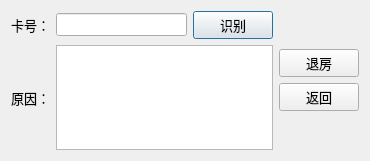
<?xml version="1.0" encoding="UTF-8"?>
<ui version="4.0">
 <class>WriteOffPerson</class>
 <widget class="QDialog" name="WriteOffPerson">
  <property name="geometry">
   <rect>
    <x>0</x>
    <y>0</y>
    <width>370</width>
    <height>161</height>
   </rect>
  </property>
  <property name="windowTitle">
   <string>Dialog</string>
  </property>
  <layout class="QHBoxLayout" name="horizontalLayout_3">
   <item>
    <layout class="QVBoxLayout" name="verticalLayout_2">
     <item>
      <layout class="QHBoxLayout" name="horizontalLayout">
       <item>
        <widget class="QLabel" name="label">
         <property name="font">
          <font>
           <family>Times New Roman</family>
           <pointsize>10</pointsize>
          </font>
         </property>
         <property name="text">
          <string>卡号：</string>
         </property>
        </widget>
       </item>
       <item>
        <widget class="QLineEdit" name="lineEdit_CardId">
         <property name="font">
          <font>
           <family>Times New Roman</family>
           <pointsize>10</pointsize>
          </font>
         </property>
        </widget>
       </item>
       <item>
        <widget class="QPushButton" name="btn_Inventory">
         <property name="font">
          <font>
           <family>Times New Roman</family>
           <pointsize>10</pointsize>
          </font>
         </property>
         <property name="text">
          <string>识别</string>
         </property>
        </widget>
       </item>
      </layout>
     </item>
     <item>
      <layout class="QHBoxLayout" name="horizontalLayout_2">
       <item>
        <widget class="QLabel" name="label_2">
         <property name="font">
          <font>
           <family>Times New Roman</family>
           <pointsize>10</pointsize>
          </font>
         </property>
         <property name="text">
          <string>原因：</string>
         </property>
        </widget>
       </item>
       <item>
        <widget class="QTextEdit" name="textEdit_Mark">
         <property name="font">
          <font>
           <family>Times New Roman</family>
           <pointsize>10</pointsize>
          </font>
         </property>
        </widget>
       </item>
      </layout>
     </item>
    </layout>
   </item>
   <item>
    <layout class="QVBoxLayout" name="verticalLayout">
     <item>
      <spacer name="verticalSpacer">
       <property name="orientation">
        <enum>Qt::Vertical</enum>
       </property>
       <property name="sizeHint" stdset="0">
        <size>
         <width>20</width>
         <height>40</height>
        </size>
       </property>
      </spacer>
     </item>
     <item>
      <widget class="QPushButton" name="btn_LogOff">
       <property name="font">
        <font>
         <family>Times New Roman</family>
         <pointsize>10</pointsize>
        </font>
       </property>
       <property name="text">
        <string>退房</string>
       </property>
      </widget>
     </item>
     <item>
      <widget class="QPushButton" name="btn_Return">
       <property name="font">
        <font>
         <family>Times New Roman</family>
         <pointsize>10</pointsize>
        </font>
       </property>
       <property name="text">
        <string>返回</string>
       </property>
      </widget>
     </item>
     <item>
      <spacer name="verticalSpacer_2">
       <property name="orientation">
        <enum>Qt::Vertical</enum>
       </property>
       <property name="sizeHint" stdset="0">
        <size>
         <width>20</width>
         <height>40</height>
        </size>
       </property>
      </spacer>
     </item>
    </layout>
   </item>
  </layout>
 </widget>
 <resources/>
 <connections/>
</ui>
